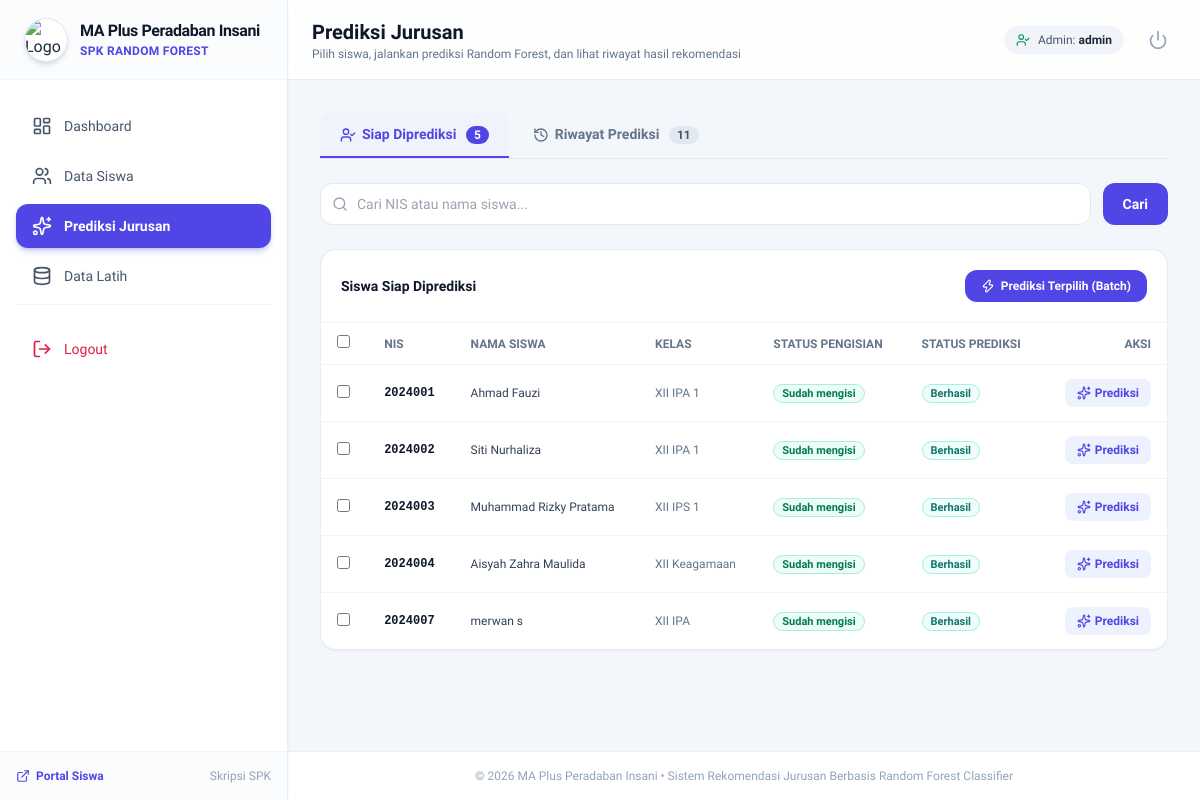
/admin-spk/prediksi/ (signed in), run on an earlier commit of the app's database.
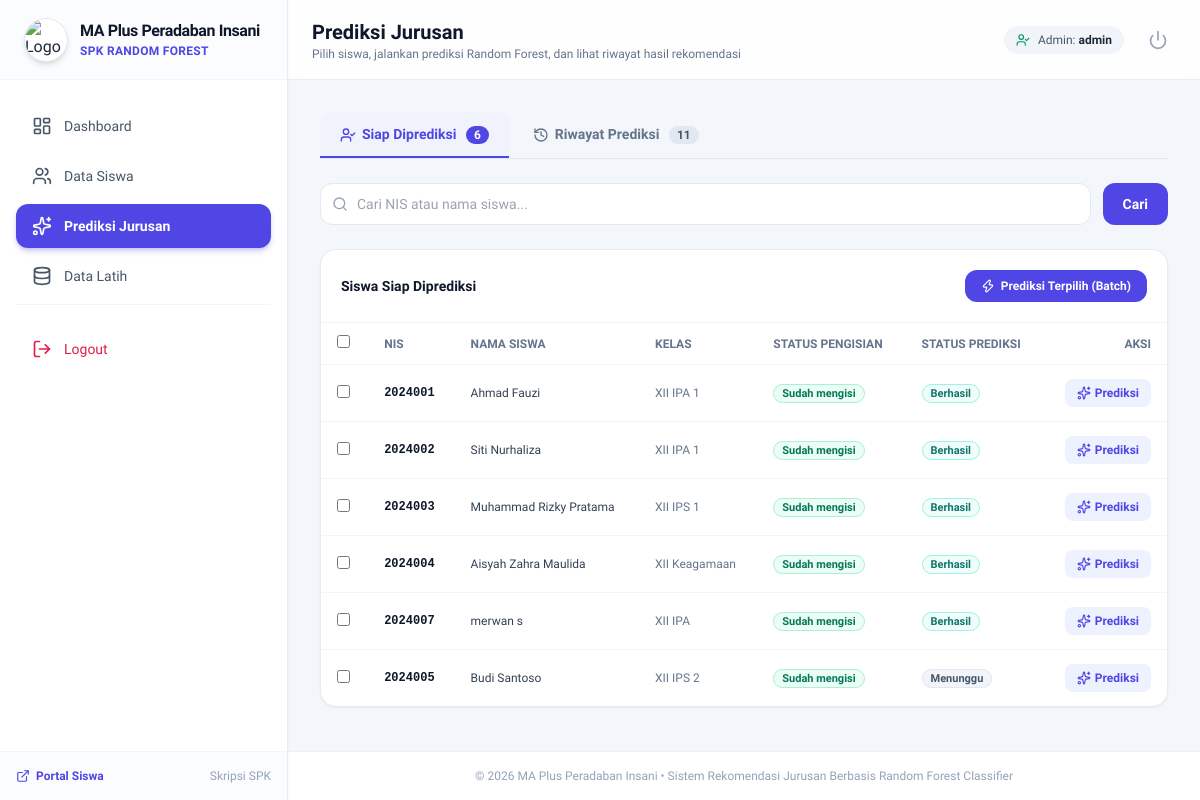
And on a later commit of the database.
### spk/models.py (models this page shows, shortened)
class Student(models.Model):
    STATUS_PENGISIAN_CHOICES = [
        ('Belum mengisi', 'Belum mengisi'),
        ('Sudah mengisi', 'Sudah mengisi'),
        ('Perlu melengkapi data', 'Perlu melengkapi data'),
    ]
    STATUS_PREDIKSI_CHOICES = [
        ('Menunggu', 'Menunggu'),
        ('Diproses', 'Diproses'),
        ('Berhasil', 'Berhasil'),
        ('Gagal', 'Gagal'),
        ('Perlu prediksi ulang', 'Perlu prediksi ulang'),
    ]
    nis = models.CharField(max_length=20, unique=True, verbose_name="NIS")
    nama = models.CharField(max_length=150, verbose_name="Nama Lengkap")
    kelas = models.CharField(max_length=50, default="XII IPA", verbose_name="Kelas")
    tahun_ajaran = models.CharField(max_length=20, default="2024/2025", verbose_name="Tahun Ajaran")
    status_pengisian = models.CharField(
        max_length=30,
        choices=STATUS_PENGISIAN_CHOICES,
        default='Belum mengisi',
        verbose_name="Status Pengisian Formulir"
    )
    status_prediksi = models.CharField(
        max_length=30,
        choices=STATUS_PREDIKSI_CHOICES,
        default='Menunggu',
        verbose_name="Status Prediksi"
    )
    created_at = models.DateTimeField(auto_now_add=True, verbose_name="Dibuat Pada")
    updated_at = models.DateTimeField(auto_now=True, verbose_name="Diperbarui Pada")
    class Meta:
        verbose_name = "Data Siswa"
        verbose_name_plural = "Data Siswa"
        ordering = ['nis']

### spk/views.py (the view)
# urls.py: path('admin-spk/prediksi/', views.prediksi_jurusan_view, name='prediksi_jurusan'),
@user_passes_test(is_admin, login_url='admin_login')
def prediksi_jurusan_view(request):
    tab = request.GET.get('tab', 'siap')  # 'siap' atau 'riwayat'
    query = request.GET.get('q', '').strip()
    active_model = ModelVersion.objects.filter(is_active=True).first()
    ready_students = (
        Student.objects.select_related('academic_data')
        .filter(status_pengisian='Sudah mengisi')
        .order_by('status_prediksi', 'nis')
    )
    if query:
        ready_students = ready_students.filter(Q(nis__icontains=query) | Q(nama__icontains=query))
    history_runs = (
        PredictionRun.objects.select_related('student', 'model_version')
        .prefetch_related('results')
        .order_by('-completed_at')
    )
    if query:
        history_runs = history_runs.filter(Q(student__nis__icontains=query) | Q(student__nama__icontains=query))
    paginator_ready = Paginator(ready_students, 10)
    page_ready = paginator_ready.get_page(request.GET.get('page'))
    paginator_hist = Paginator(history_runs, 10)
    page_hist = paginator_hist.get_page(request.GET.get('page'))
    context = {
        'tab': tab,
        'query': query,
        'active_model': active_model,
        'page_ready': page_ready,
        'page_hist': page_hist,
        'total_ready': ready_students.count(),
        'total_hist': history_runs.count(),
        'active_nav': 'prediksi_jurusan'
    }
    return render(request, 'admin/prediksi_jurusan.html', context)

### spk/views.py (called while the page is built)
def is_admin(user):
    return user.is_authenticated and (user.is_staff or user.is_superuser)

### templates/admin/prediksi_jurusan.html (shortened to what this page needs)
{% extends 'admin/base_admin.html' %}
{% block page_title %}Prediksi Jurusan{% endblock %}
{% block page_subtitle %}Pilih siswa, jalankan prediksi Random Forest, dan lihat riwayat hasil rekomendasi{% endblock %}
{% block admin_content %}
<div class="space-y-6">
    <div class="flex border-b border-slate-200 gap-1">
        <a href="?tab=siap&q={{ query }}"
            class="px-5 py-3 text-sm font-semibold rounded-t-xl border-b-2 transition-colors {% if tab == 'siap' %}border-brand-600 text-brand-600 bg-brand-50/50{% else %}border-transparent text-slate-500 hover:text-slate-900 hover:border-slate-300{% endif %}">
            <i data-lucide="user-check" class="w-4 h-4 inline mr-1.5"></i>Siap Diprediksi
            <span class="ml-1.5 px-2 py-0.5 rounded-full text-xs {% if tab == 'siap' %}bg-brand-600 text-white{% else %}bg-slate-200 text-slate-600{% endif %}">{{ total_ready }}</span>
        </a>
        <a href="?tab=riwayat&q={{ query }}"
            class="px-5 py-3 text-sm font-semibold rounded-t-xl border-b-2 transition-colors {% if tab == 'riwayat' %}border-brand-600 text-brand-600 bg-brand-50/50{% else %}border-transparent text-slate-500 hover:text-slate-900 hover:border-slate-300{% endif %}">
            <i data-lucide="history" class="w-4 h-4 inline mr-1.5"></i>Riwayat Prediksi
            <span class="ml-1.5 px-2 py-0.5 rounded-full text-xs {% if tab == 'riwayat' %}bg-brand-600 text-white{% else %}bg-slate-200 text-slate-600{% endif %}">{{ total_hist }}</span>
        </a>
    </div>
    <form method="get" class="flex gap-3">
        <div class="flex-1 relative">
            <span class="absolute inset-y-0 left-3 flex items-center text-slate-400 pointer-events-none">
            </span>
            <input type="text" name="q" value="{{ query }}" placeholder="Cari NIS atau nama siswa..."
                class="w-full pl-9 pr-4 py-2.5 rounded-xl border border-slate-200 bg-white text-sm focus:ring-2 focus:ring-indigo-500 focus:outline-none">
        </div>
        <button type="submit" class="px-5 py-2.5 bg-brand-600 text-white font-semibold text-sm rounded-xl hover:bg-brand-700 transition-colors">Cari</button>
    </form>
    {% if tab == 'siap' %}
    <div class="bg-white rounded-2xl border border-slate-200/80 shadow-sm overflow-hidden">
        <div class="p-5 border-b border-slate-100 flex items-center justify-between">
            <h3 class="text-sm font-bold text-slate-900">Siswa Siap Diprediksi</h3>
            {% if active_model %}
            <form method="post" action="{% url 'run_prediction_batch' %}" id="batch-form">
                <button type="submit" onclick="return confirmBatch()"
                    class="text-xs font-semibold px-4 py-2 rounded-xl bg-brand-600 text-white hover:bg-brand-700 transition-colors flex items-center gap-1.5">
                    <i data-lucide="zap" class="w-3.5 h-3.5"></i> Prediksi Terpilih (Batch)
                </button>
            </form>
            {% endif %}
        </div>
        <div class="overflow-x-auto">
            <table class="w-full text-xs text-left">
                <thead class="border-b border-slate-100 text-slate-500 uppercase font-semibold">
                    <tr>
                        <th class="px-4 py-3">
                            <input type="checkbox" id="select-all" class="rounded" onchange="toggleAll()">
                        </th>
                        <th class="px-4 py-3">NIS</th>
                        <th class="px-4 py-3">Nama Siswa</th>
                        <th class="px-4 py-3">Kelas</th>
                        <th class="px-4 py-3">Status Pengisian</th>
                        <th class="px-4 py-3">Status Prediksi</th>
                        <th class="px-4 py-3 text-right">Aksi</th>
                    </tr>
                </thead>
                <tbody class="divide-y divide-slate-100 text-slate-700">
                    {% for student in page_ready %}
                    <tr class="hover:bg-slate-50/70 transition-colors">
                        <td class="px-4 py-3.5">
                            <input type="checkbox" name="selected_students" value="{{ student.pk }}" form="batch-form" class="rounded student-checkbox">
                        </td>
                        <td class="px-4 py-3.5 font-mono font-semibold text-slate-900">{{ student.nis }}</td>
                        <td class="px-4 py-3.5 font-medium">{{ student.nama }}</td>
                        <td class="px-4 py-3.5 text-slate-500">{{ student.kelas }}</td>
                        <td class="px-4 py-3.5">
                            <span class="px-2 py-0.5 rounded-full text-[11px] font-semibold bg-emerald-50 text-emerald-700 border border-emerald-200">
                                {{ student.status_pengisian }}
                            </span>
                        </td>
                        <td class="px-4 py-3.5">
                            {% if student.status_prediksi == 'Berhasil' %}
                            <span class="px-2 py-0.5 rounded-full text-[11px] font-semibold bg-teal-50 text-teal-700 border border-teal-200">Berhasil</span>
                            {% elif student.status_prediksi == 'Gagal' %}
                            <span class="px-2 py-0.5 rounded-full text-[11px] font-semibold bg-rose-50 text-rose-700 border border-rose-200">Gagal</span>
                            {% elif student.status_prediksi == 'Perlu prediksi ulang' %}
                            <span class="px-2 py-0.5 rounded-full text-[11px] font-semibold bg-amber-50 text-amber-700 border border-amber-200">Perlu Ulang</span>
                            {% else %}
                            <span class="px-2 py-0.5 rounded-full text-[11px] font-semibold bg-slate-100 text-slate-600 border border-slate-200">{{ student.status_prediksi }}</span>
                            {% endif %}
                        </td>
                        <td class="px-4 py-3.5 text-right">
                            {% if active_model %}
                            <a href="{% url 'run_prediction_single' student.pk %}"
                                onclick="return confirm('Jalankan prediksi untuk {{ student.nama }}?')"
                                class="inline-flex items-center gap-1 px-3 py-1.5 rounded-lg bg-brand-50 text-brand-600 hover:bg-brand-100 font-semibold transition-colors">
                                <i data-lucide="sparkles" class="w-3.5 h-3.5"></i> Prediksi
                            </a>
                            {% else %}
                            <span class="text-slate-300 text-[11px]">Model belum siap</span>
                            {% endif %}
                        </td>
                    </tr>
                    {% endfor %}
                </tbody>
            </table>
        </div>
    </div>
    {% endif %}
</div>
{% endblock %}

### templates/admin/base_admin.html (shortened to what this page needs)
{% extends 'base.html' %}
{% load static %}
{% block layout_content %}
<div class="min-h-screen flex bg-slate-100/70">
    <aside id="sidebar" class="fixed top-0 bottom-0 left-0 z-50 w-72 bg-white border-r border-slate-200/80 flex flex-col transition-transform duration-300 transform -translate-x-full md:translate-x-0 shadow-sm">
        <div class="h-20 px-6 flex items-center gap-3 border-b border-slate-100 bg-slate-50/50">
            <div class="w-11 h-11 rounded-full bg-white border border-slate-200 flex items-center justify-center shadow-md overflow-hidden flex-shrink-0">
                <img src="{% static 'img/logo_sekolah.png' %}" alt="Logo" class="w-full h-full object-contain">
            </div>
            <div class="flex-1 min-w-0">
                <h1 class="text-base font-bold text-slate-900 leading-tight truncate tracking-tight">MA Plus Peradaban Insani</h1>
                <p class="text-xs text-brand-600 font-semibold tracking-wide uppercase mt-0.5">SPK Random Forest</p>
            </div>
        </div>
        <nav class="flex-1 px-4 py-6 space-y-1.5 overflow-y-auto">
            <a href="{% url 'dashboard' %}" class="flex items-center gap-3 px-4 py-3 rounded-xl font-medium text-sm transition-all duration-200 {% if active_nav == 'dashboard' %}bg-brand-600 text-white shadow-md shadow-brand-600/25 font-semibold{% else %}text-slate-600 hover:bg-slate-100 hover:text-slate-900{% endif %}">
                <i data-lucide="layout-dashboard" class="w-5 h-5"></i>
                <span>Dashboard</span>
            </a>
            <a href="{% url 'data_siswa' %}" class="flex items-center gap-3 px-4 py-3 rounded-xl font-medium text-sm transition-all duration-200 {% if active_nav == 'data_siswa' %}bg-brand-600 text-white shadow-md shadow-brand-600/25 font-semibold{% else %}text-slate-600 hover:bg-slate-100 hover:text-slate-900{% endif %}">
                <i data-lucide="users" class="w-5 h-5"></i>
                <span>Data Siswa</span>
            </a>
            <a href="{% url 'prediksi_jurusan' %}" class="flex items-center gap-3 px-4 py-3 rounded-xl font-medium text-sm transition-all duration-200 {% if active_nav == 'prediksi_jurusan' %}bg-brand-600 text-white shadow-md shadow-brand-600/25 font-semibold{% else %}text-slate-600 hover:bg-slate-100 hover:text-slate-900{% endif %}">
                <i data-lucide="sparkles" class="w-5 h-5"></i>
                <span>Prediksi Jurusan</span>
            </a>
            <a href="{% url 'data_latih' %}" class="flex items-center gap-3 px-4 py-3 rounded-xl font-medium text-sm transition-all duration-200 {% if active_nav == 'data_latih' %}bg-brand-600 text-white shadow-md shadow-brand-600/25 font-semibold{% else %}text-slate-600 hover:bg-slate-100 hover:text-slate-900{% endif %}">
                <i data-lucide="database" class="w-5 h-5"></i>
                <span>Data Latih</span>
            </a>
            <div class="pt-4 border-t border-slate-100 my-2"></div>
            <a href="{% url 'admin_logout' %}" class="flex items-center gap-3 px-4 py-3 rounded-xl font-medium text-sm text-rose-600 hover:bg-rose-50 hover:text-rose-700 transition-colors">
                <i data-lucide="log-out" class="w-5 h-5"></i>
                <span>Logout</span>
            </a>
        </nav>
        <div class="p-4 border-t border-slate-100 bg-slate-50/50">
            <div class="flex items-center justify-between text-xs text-slate-500">
                <a href="{% url 'cek_nis' %}" target="_blank" class="flex items-center gap-1.5 text-brand-600 hover:text-brand-700 font-semibold">
                    <i data-lucide="external-link" class="w-3.5 h-3.5"></i>
                    Portal Siswa
                </a>
                <span class="text-slate-400">Skripsi SPK</span>
            </div>
        </div>
    </aside>
    <div class="flex-1 flex flex-col md:ml-72 min-h-screen">
        <header class="h-20 bg-white/90 backdrop-blur-md border-b border-slate-200/80 sticky top-0 z-30 px-6 flex items-center justify-between">
            <div class="flex items-center gap-4">
                <div>
                    <h2 class="text-xl font-bold text-slate-900">{% block page_title %}Dashboard{% endblock %}</h2>
                    <p class="text-xs text-slate-500 hidden sm:block">{% block page_subtitle %}Sistem Pendukung Keputusan Penjurusan Perguruan Tinggi{% endblock %}</p>
                </div>
            </div>
            <div class="flex items-center gap-4">
                <div class="hidden sm:flex items-center gap-2 bg-slate-100 px-3 py-1.5 rounded-full text-xs text-slate-600">
                    <i data-lucide="user-check" class="w-3.5 h-3.5 text-emerald-600"></i>
                    <span>Admin: <strong class="text-slate-800">{{ request.user.username }}</strong></span>
                </div>
                <a href="{% url 'admin_logout' %}" title="Logout" class="p-2 text-slate-400 hover:text-rose-600 hover:bg-rose-50 rounded-xl transition-colors">
                    <i data-lucide="power" class="w-5 h-5"></i>
                </a>
            </div>
        </header>
        <main class="flex-1 p-6 md:p-8 max-w-7xl w-full mx-auto">
            {% block admin_content %}{% endblock %}
        </main>
        <footer class="py-4 px-8 border-t border-slate-200/60 bg-white text-center text-xs text-slate-400">
            &copy; 2026 MA Plus Peradaban Insani &bull; Sistem Rekomendasi Jurusan Berbasis Random Forest Classifier
        </footer>
    </div>
</div>
{% endblock %}

### templates/base.html (shortened to what this page needs)
<!DOCTYPE html>
<html lang="id">
<head>
    <script src="https://cdn.tailwindcss.com"></script>
</head>
<body class="bg-slate-50 text-slate-800 antialiased min-h-screen flex flex-col selection:bg-brand-500 selection:text-white">
    {% block layout_content %}
    {% endblock %}
</body>
</html>

### templates/base.html (style rules this page uses)
body { font-family: 'Plus Jakarta Sans', sans-serif; }

What changed in the data, as far as the page shows it:
now on this page (row edited): Student: nis "2024005", nama "Budi Santoso", kelas "XII IPS 2", status_pengisian "Sudah mengisi", status_prediksi "Menunggu"
Also different on the page:
{{ total_ready }}: "5" → "6"
